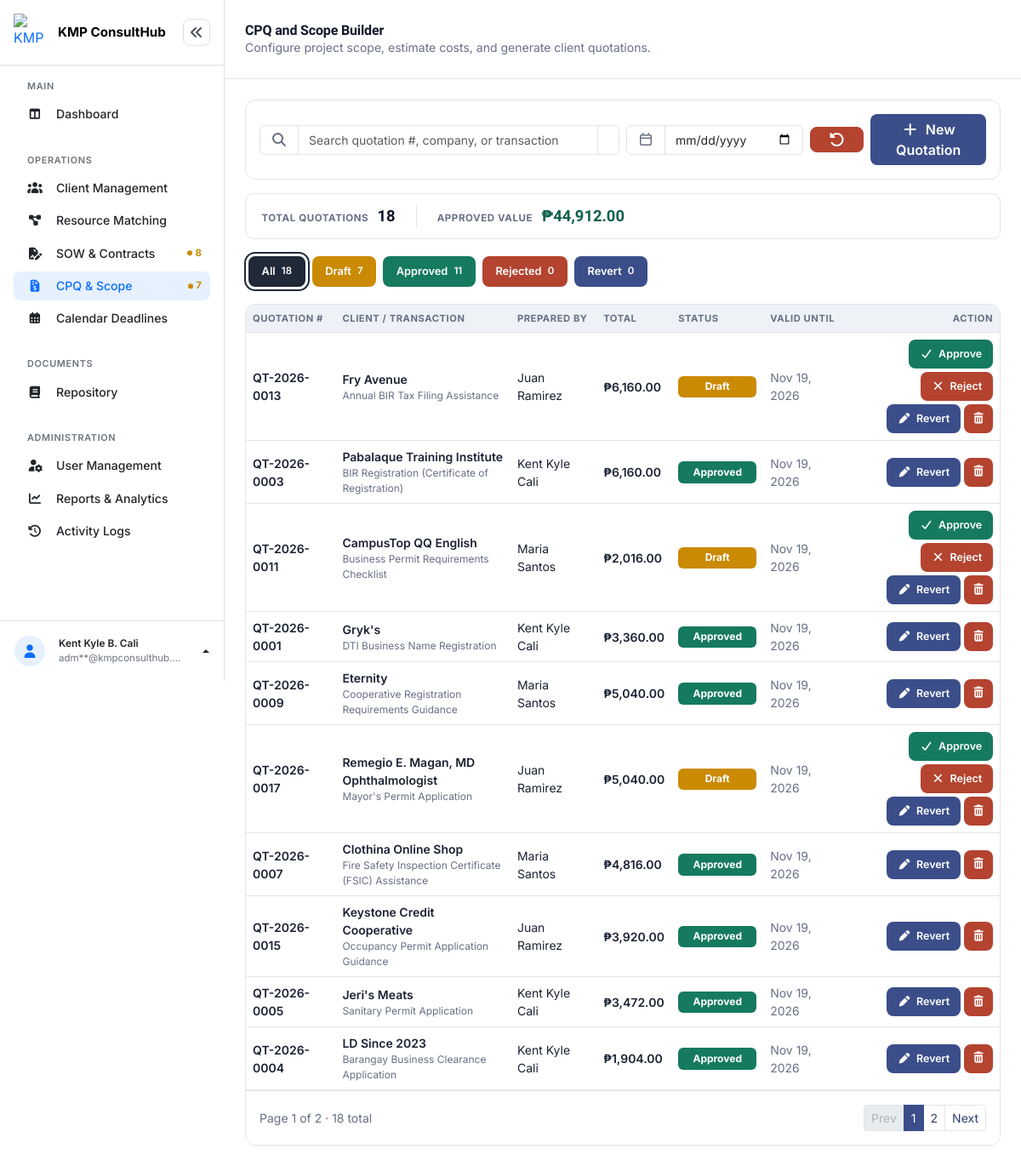
Page /admin/cpq_quotations.php (signed in) on the committed database.
### tables this page shows
CREATE TABLE `quotations` (
  `quotation_id` int(10) UNSIGNED NOT NULL,
  `quotation_number` varchar(30) NOT NULL,
  `request_id` int(10) UNSIGNED NOT NULL,
  `client_id` int(10) UNSIGNED NOT NULL,
  `project_scope` text DEFAULT NULL,
  `status` enum('Draft','Approved','Rejected','Revert') NOT NULL DEFAULT 'Draft',
  `subtotal` decimal(12,2) NOT NULL DEFAULT 0.00,
  `tax_rate` decimal(5,2) NOT NULL DEFAULT 0.00,
  `tax_amount` decimal(12,2) NOT NULL DEFAULT 0.00,
  `total_amount` decimal(12,2) NOT NULL DEFAULT 0.00,
  `valid_until` date DEFAULT NULL,
  `prepared_by` int(10) UNSIGNED DEFAULT NULL,
  `created_at` timestamp NOT NULL DEFAULT current_timestamp(),
  `updated_at` timestamp NOT NULL DEFAULT current_timestamp() ON UPDATE current_timestamp(),
  `revert_count` int(11) NOT NULL DEFAULT 0
);

CREATE TABLE `clients` (
  `client_id` int(10) UNSIGNED NOT NULL,
  `company_name` varchar(150) NOT NULL,
  `contact_person` varchar(150) NOT NULL,
  `email` varchar(150) NOT NULL,
  `contact_number` varchar(20) NOT NULL,
  `address` varchar(255) NOT NULL,
  `industry` varchar(100) DEFAULT NULL,
  `created_at` timestamp NOT NULL DEFAULT current_timestamp(),
  `updated_at` timestamp NOT NULL DEFAULT current_timestamp() ON UPDATE current_timestamp()
);

CREATE TABLE `service_requests` (
  `request_id` int(10) UNSIGNED NOT NULL,
  `client_id` int(10) UNSIGNED NOT NULL,
  `request_title` varchar(150) NOT NULL,
  `required_skill` varchar(100) DEFAULT NULL,
  `status` enum('New','In Progress','Completed','Cancelled') NOT NULL DEFAULT 'New',
  `assigned_to` int(10) UNSIGNED DEFAULT NULL,
  `assigned_by` int(10) UNSIGNED DEFAULT NULL,
  `created_at` timestamp NOT NULL DEFAULT current_timestamp(),
  `updated_at` timestamp NOT NULL DEFAULT current_timestamp() ON UPDATE current_timestamp()
);

CREATE TABLE `users` (
  `user_id` int(10) UNSIGNED NOT NULL,
  `firstname` varchar(100) NOT NULL,
  `middlename` varchar(100) DEFAULT NULL,
  `lastname` varchar(100) NOT NULL,
  `birthday` date NOT NULL,
  `gender` enum('Male','Female') NOT NULL,
  `address` varchar(255) NOT NULL,
  `contact_number` varchar(20) NOT NULL,
  `email` varchar(150) NOT NULL,
  `password` varchar(255) NOT NULL,
  `role` enum('manager','supervisor','staff') NOT NULL,
  `status` enum('Active','Inactive') NOT NULL DEFAULT 'Active',
  `created_at` timestamp NOT NULL DEFAULT current_timestamp(),
  `updated_at` timestamp NOT NULL DEFAULT current_timestamp() ON UPDATE current_timestamp()
);

### admin/cpq_quotations.php (the view, shortened to what the rows shown need)
<?php
$pdo = getConnection();
function e($value): string
{
    return htmlspecialchars((string) $value, ENT_QUOTES, 'UTF-8');
}
$perPage      = 10;
$page         = max(1, (int) ($_GET['page'] ?? 1));
$baseQuery = "FROM quotations q
     INNER JOIN clients c ON q.client_id = c.client_id
     INNER JOIN service_requests sr ON q.request_id = sr.request_id
     LEFT JOIN users u ON q.prepared_by = u.user_id
     WHERE 1=1";
$baseParams = [];
$listQuery = $baseQuery;
$listParams = $baseParams;
$countStmt = $pdo->prepare("SELECT COUNT(*) $listQuery");
$countStmt->execute($listParams);
$filteredQuotationCount = (int) $countStmt->fetchColumn();
$totalPages = max(1, (int) ceil($filteredQuotationCount / $perPage));
$page = min($page, $totalPages);
$offset = ($page - 1) * $perPage;
$quotationsStmt = $pdo->prepare(
    "SELECT q.quotation_id, q.quotation_number, q.status,
            q.subtotal, q.tax_rate, q.tax_amount, q.total_amount, q.project_scope, q.valid_until, q.created_at,
            c.company_name, sr.request_title, sr.status AS request_status,
            (SELECT COUNT(*) FROM contracts ct WHERE ct.quotation_id = q.quotation_id) AS contract_count,
            (SELECT COUNT(*) FROM quotation_revisions qr WHERE qr.quotation_id = q.quotation_id) AS revision_count,
            u.firstname AS prepared_by_firstname, u.lastname AS prepared_by_lastname
     $listQuery
     ORDER BY q.created_at DESC
     LIMIT $perPage OFFSET $offset"
);
$quotationsStmt->execute($listParams);
$quotations = $quotationsStmt->fetchAll();
$itemsByQuotation = [];
$quotationIds = array_column($quotations, 'quotation_id');
if (!empty($quotationIds)) {
    $placeholders = implode(',', array_fill(0, count($quotationIds), '?'));
    $itemsStmt = $pdo->prepare("SELECT * FROM quotation_items WHERE quotation_id IN ($placeholders) ORDER BY quotation_id ASC, sort_order ASC");
    $itemsStmt->execute($quotationIds);
    foreach ($itemsStmt->fetchAll() as $row) {
        $itemsByQuotation[$row['quotation_id']][] = $row;
    }
}
$revisionsByQuotation = [];
function statusClass(string $status): string
{
    return 'status-' . strtolower($status);
}
?>
<!DOCTYPE html>
<html lang="en">
<head>
<link rel="stylesheet" href="../assets/vendor/bootstrap-5.3.8/css/bootstrap.min.css">
<link rel="stylesheet" href="../assets/vendor/fontawesome-free-7.3.1/css/all.min.css">
<link rel="stylesheet" href="../assets/css/dashboard.css">
</head>
<body>
<div class="dashboard-layout d-flex">
  <div class="dashboard-main flex-grow-1" style="min-width:0;">
    <header class="dashboard-topbar bg-white d-flex align-items-center justify-content-between px-3 px-md-4">
      <div class="d-flex align-items-center gap-3">
        <div>
          <h1 class="dashboard-title h6 h5-md fw-bold mb-0">CPQ and Scope Builder</h1>
        </div>
      </div>
    </header>
    <main class="dashboard-content p-3 p-md-4">
      <section class="card overflow-hidden">
        <div class="table-responsive">
          <table class="table table-hover align-middle mb-0" id="quotationsTable">
            <thead>
              <tr>
                <th scope="col">Quotation #</th>
                <th scope="col">Client / Transaction</th>
                <th scope="col" class="d-none d-md-table-cell">Prepared By</th>
                <th scope="col">Total</th>
                <th scope="col">Status</th>
                <th scope="col" class="d-none d-lg-table-cell">Valid Until</th>
                <th scope="col" class="text-end">Action</th>
              </tr>
            </thead>
            <tbody id="quotationsTableBody">
              <?php if (empty($quotations)): ?>
                <tr>
                  <td colspan="7" class="cell-empty">
                    <div class="empty-state text-center py-5">
                      <i class="fa-regular fa-file-lines fs-3 mb-2 d-block"></i>
                      <p class="small mb-0">No quotations found.</p>
                    </div>
                  </td>
                </tr>
              <?php else: ?>
                <?php foreach ($quotations as $q): ?>
                  <?php
                    $qItems = $itemsByQuotation[$q['quotation_id']] ?? [];
                    $preparedBy = trim(($q['prepared_by_firstname'] ?? '') . ' ' . ($q['prepared_by_lastname'] ?? ''));
                    $isLocked = ($q['request_status'] ?? '') === 'Completed';
                    $revisionCount = (int) ($q['revision_count'] ?? 0);
                    $wasReverted = $q['status'] === 'Revert' || $revisionCount > 0;
                    $viewPayload = [
                        'number' => $q['quotation_number'],
                        'company' => $q['company_name'],
                        'request' => $q['request_title'],
                        'status' => $q['status'],
                        'was_reverted' => $wasReverted,
                        'project_scope' => $q['project_scope'] ?? '',
                        'subtotal' => number_format((float) $q['subtotal'], 2),
                        'tax_rate' => rtrim(rtrim(number_format((float) $q['tax_rate'], 2), '0'), '.'),
                        'tax_amount' => number_format((float) $q['tax_amount'], 2),
                        'total' => number_format((float) $q['total_amount'], 2),
                        'valid_until' => $q['valid_until'] ? date('M d, Y', strtotime($q['valid_until'])) : null,
                        'prepared_by' => $preparedBy,
                        'created_at' => $q['created_at'] ? date('M d, Y g:i A', strtotime($q['created_at'])) : null,
                        'items' => array_map(function ($it) {
                            return [
                                'description' => $it['description'],
                                'quantity' => rtrim(rtrim(number_format((float) $it['quantity'], 2), '0'), '.'),
                                'unit_price' => number_format((float) $it['unit_price'], 2),
                                'line_total' => number_format((float) $it['line_total'], 2),
                            ];
                        }, $qItems),
                        'revisions' => array_map(function ($r) {
                            return [
                                'note' => $r['revision_note'],
                                'by' => trim(($r['firstname'] ?? '') . ' ' . ($r['lastname'] ?? '')),
                                'date' => $r['created_at'] ? date('M d, Y g:i A', strtotime($r['created_at'])) : '',
                            ];
                        }, $revisionsByQuotation[$q['quotation_id']] ?? []),
                    ];
                    $editPayload = array_map(function ($it) {
                        return [
                            'description' => $it['description'],
                            'quantity' => (float) $it['quantity'],
                            'unit_price' => (float) $it['unit_price'],
                        ];
                    }, $qItems);
                  ?>
                  <tr class="quotation-row" data-quotation="<?= e(json_encode($viewPayload)) ?>">
                    <td class="small fw-semibold">
                      <span class="cell-body fw-semibold"><?= e($q['quotation_number']) ?></span>
                    </td>
                    <td class="small">
                      <span class="cell-body">
                        <span class="fw-semibold d-block"><?= e($q['company_name']) ?></span>
                        <span class="d-block" style="color:var(--ink-soft); font-size:.75rem;"><?= e($q['request_title']) ?></span>
                      </span>
                    </td>
                    <td class="small d-none d-md-table-cell">
                      <span class="cell-body"><?= $preparedBy !== '' ? e($preparedBy) : '&mdash;' ?></span>
                    </td>
                    <td class="small fw-semibold">
                      <span class="cell-body fw-semibold">&#8369;<?= number_format((float) $q['total_amount'], 2) ?></span>
                    </td>
                    <td class="small">
                      <span class="cell-body">
                        <span class="status-badge <?= statusClass($q['status']) ?>"><?= e($q['status']) ?></span>
                      </span>
                    </td>
                    <td class="small d-none d-lg-table-cell" style="color:var(--ink-soft);">
                      <span class="cell-body"><?= $q['valid_until'] ? e(date('M d, Y', strtotime($q['valid_until']))) : '&mdash;' ?></span>
                    </td>
                    <td class="text-end cell-actions">
                      <span class="cell-body d-flex justify-content-end gap-1 flex-wrap">
                        <?php if ($isLocked): ?>
                          <span class="completed-mark">
                            <i class="fa-solid fa-circle-check"></i>
                            <span>Completed</span>
                          </span>
                        <?php else: ?>
                          <?php if (in_array($q['status'], ['Draft', 'Revert'], true)): ?>
                            <button type="button" class="btn-action btn-action-text btn-action-approve status-action-btn" title="Approve"
                              data-action="approve_quotation" data-quotation-id="<?= (int) $q['quotation_id'] ?>" data-number="<?= e($q['quotation_number']) ?>">
                              <i class="fa-solid fa-check"></i><span>Approve</span>
                            </button>
                            <button type="button" class="btn-action btn-action-text btn-action-reject status-action-btn" title="Reject"
                              data-action="reject_quotation" data-quotation-id="<?= (int) $q['quotation_id'] ?>" data-number="<?= e($q['quotation_number']) ?>">
                              <i class="fa-solid fa-xmark"></i><span>Reject</span>
                            </button>
                          <?php endif; ?>
                          <?php $editLabel = 'Revert'; ?>
                          <button type="button" class="btn-action btn-action-text btn-action-edit edit-quotation-btn" title="<?= e($editLabel) ?> quotation"
                            data-quotation-id="<?= (int) $q['quotation_id'] ?>"
                            data-number="<?= e($q['quotation_number']) ?>"
                            data-project-scope="<?= e($q['project_scope'] ?? '') ?>"
                            data-tax-rate="<?= e(rtrim(rtrim(number_format((float) $q['tax_rate'], 2), '0'), '.')) ?>"
                            data-valid-until="<?= e($q['valid_until'] ?? '') ?>"
                            data-has-contract="<?= (int) $q['contract_count'] > 0 ? '1' : '0' ?>"
                            data-items="<?= e(json_encode($editPayload)) ?>">
                            <i class="fa-solid fa-pen"></i><span><?= e($editLabel) ?></span>
                          </button>
                          <button type="button" class="btn-action btn-action-delete status-action-btn" title="Delete quotation"
                            data-action="delete_quotation" data-quotation-id="<?= (int) $q['quotation_id'] ?>" data-number="<?= e($q['quotation_number']) ?>">
                            <i class="fa-solid fa-trash-can"></i>
                          </button>
                        <?php endif; ?>
                      </span>
                    </td>
                  </tr>
                <?php endforeach; ?>
              <?php endif; ?>
            </tbody>
          </table>
        </div>
      </section>
    </main>
  </div>
</div>
</body>
</html>

### rows in the picture
quotations: quotation_number "QT-2026-0013", client.company_name "Fry Avenue", request.request_title "Annual BIR Tax Filing Assistance", prepared_by.lastname "Juan Ramirez", total_amount "6,160.00", status "Draft", valid_until "Nov 19, 2026", request.status "Revert"
quotations: quotation_number "QT-2026-0003", client.company_name "Pabalaque Training Institute", request.request_title "BIR Registration (Certificate of Registration)", prepared_by.lastname "Kent Kyle Cali", total_amount "6,160.00", status "Approved", valid_until "Nov 19, 2026", request.status "Revert"
quotations: quotation_number "QT-2026-0011", client.company_name "CampusTop QQ English", request.request_title "Business Permit Requirements Checklist", prepared_by.lastname "Maria Santos", total_amount "2,016.00", status "Draft", valid_until "Nov 19, 2026", request.status "Revert"
quotations: quotation_number "QT-2026-0001", client.company_name "Gryk's", request.request_title "DTI Business Name Registration", prepared_by.lastname "Kent Kyle Cali", total_amount "3,360.00", status "Approved", valid_until "Nov 19, 2026", request.status "Revert"
quotations: quotation_number "QT-2026-0009", client.company_name "Eternity", request.request_title "Cooperative Registration Requirements Guidance", prepared_by.lastname "Maria Santos", total_amount "5,040.00", status "Approved", valid_until "Nov 19, 2026", request.status "Revert"
quotations: quotation_number "QT-2026-0017", client.company_name "Remegio E. Magan, MD Ophthalmologist", request.request_title "Mayor's Permit Application", prepared_by.lastname "Juan Ramirez", total_amount "5,040.00", status "Draft", valid_until "Nov 19, 2026", request.status "Revert"
quotations: quotation_number "QT-2026-0007", client.company_name "Clothina Online Shop", request.request_title "Fire Safety Inspection Certificate (FSIC) Assistance", prepared_by.lastname "Maria Santos", total_amount "4,816.00", status "Approved", valid_until "Nov 19, 2026", request.status "Revert"
quotations: quotation_number "QT-2026-0015", client.company_name "Keystone Credit Cooperative", request.request_title "Occupancy Permit Application Guidance", prepared_by.lastname "Juan Ramirez", total_amount "3,920.00", status "Approved", valid_until "Nov 19, 2026", request.status "Revert"
quotations: quotation_number "QT-2026-0005", client.company_name "Jeri's Meats", request.request_title "Sanitary Permit Application", prepared_by.lastname "Kent Kyle Cali", total_amount "3,472.00", status "Approved", valid_until "Nov 19, 2026", request.status "Revert"
quotations: quotation_number "QT-2026-0004", client.company_name "LD Since 2023", request.request_title "Barangay Business Clearance Application", prepared_by.lastname "Kent Kyle Cali", total_amount "1,904.00", status "Approved", valid_until "Nov 19, 2026", request.status "Revert"

### other values in the picture
$count "8"
$count "7"
$adminFullname "Kent Kyle B. Cali"
maskEmail($adminEmail) "adm**@kmpconsulthub.…"
$totalQuotations "18"
$totalApprovedValue "44,912.00"
$tab['label'] "All"
$tab['count'] "18"
$tab['label'] "Draft"
$tab['count'] "7"
$tab['label'] "Approved"
$tab['count'] "11"
$tab['label'] "Rejected"
$tab['count'] "0"
$tab['label'] "Revert"
